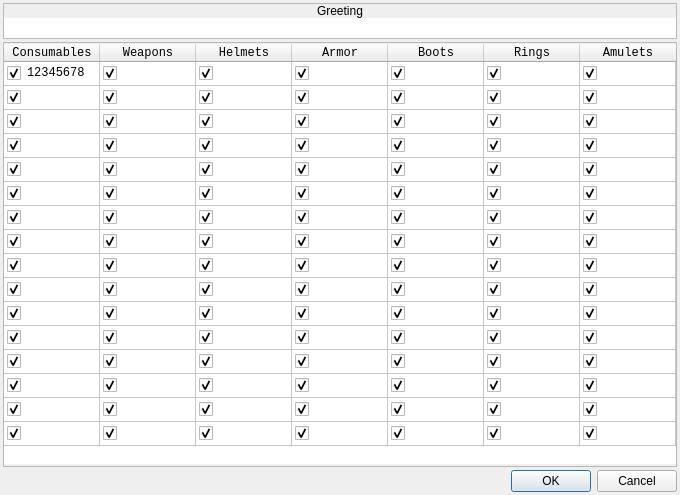
<?xml version="1.0" encoding="UTF-8"?>
<ui version="4.0">
 <class>ConfigureEvent_ShowShopMenu</class>
 <widget class="QDialog" name="ConfigureEvent_ShowShopMenu">
  <property name="geometry">
   <rect>
    <x>0</x>
    <y>0</y>
    <width>680</width>
    <height>495</height>
   </rect>
  </property>
  <property name="windowTitle">
   <string>Show Shop Menu</string>
  </property>
  <property name="styleSheet">
   <string notr="true">.QFrame
{
	border: 1px solid palette(text);
}

.QFrame&gt;QLabel
{
	background-color: palette(text);
	color: palette(window);
}</string>
  </property>
  <layout class="QVBoxLayout" name="verticalLayout_2">
   <property name="spacing">
    <number>3</number>
   </property>
   <property name="leftMargin">
    <number>3</number>
   </property>
   <property name="topMargin">
    <number>3</number>
   </property>
   <property name="rightMargin">
    <number>3</number>
   </property>
   <property name="bottomMargin">
    <number>3</number>
   </property>
   <item>
    <widget class="QFrame" name="frame">
     <property name="sizePolicy">
      <sizepolicy hsizetype="Preferred" vsizetype="Fixed">
       <horstretch>0</horstretch>
       <verstretch>0</verstretch>
      </sizepolicy>
     </property>
     <property name="frameShape">
      <enum>QFrame::StyledPanel</enum>
     </property>
     <property name="frameShadow">
      <enum>QFrame::Raised</enum>
     </property>
     <layout class="QVBoxLayout" name="verticalLayout">
      <property name="spacing">
       <number>0</number>
      </property>
      <property name="leftMargin">
       <number>0</number>
      </property>
      <property name="topMargin">
       <number>0</number>
      </property>
      <property name="rightMargin">
       <number>0</number>
      </property>
      <property name="bottomMargin">
       <number>0</number>
      </property>
      <item>
       <widget class="QLabel" name="label">
        <property name="sizePolicy">
         <sizepolicy hsizetype="Preferred" vsizetype="Fixed">
          <horstretch>0</horstretch>
          <verstretch>0</verstretch>
         </sizepolicy>
        </property>
        <property name="text">
         <string>Greeting</string>
        </property>
        <property name="alignment">
         <set>Qt::AlignCenter</set>
        </property>
       </widget>
      </item>
      <item>
       <widget class="QWidget" name="widget" native="true">
        <layout class="QHBoxLayout" name="horizontalLayout_10">
         <property name="spacing">
          <number>0</number>
         </property>
         <property name="leftMargin">
          <number>0</number>
         </property>
         <property name="topMargin">
          <number>0</number>
         </property>
         <property name="rightMargin">
          <number>0</number>
         </property>
         <property name="bottomMargin">
          <number>0</number>
         </property>
         <item>
          <widget class="QLineEdit" name="txtGreeting">
           <property name="font">
            <font>
             <family>Monospace</family>
            </font>
           </property>
           <property name="maxLength">
            <number>24</number>
           </property>
           <property name="frame">
            <bool>false</bool>
           </property>
          </widget>
         </item>
        </layout>
       </widget>
      </item>
     </layout>
    </widget>
   </item>
   <item>
    <widget class="QFrame" name="frame_2">
     <property name="frameShape">
      <enum>QFrame::StyledPanel</enum>
     </property>
     <property name="frameShadow">
      <enum>QFrame::Raised</enum>
     </property>
     <layout class="QHBoxLayout" name="horizontalLayout">
      <property name="spacing">
       <number>0</number>
      </property>
      <property name="leftMargin">
       <number>0</number>
      </property>
      <property name="topMargin">
       <number>0</number>
      </property>
      <property name="rightMargin">
       <number>0</number>
      </property>
      <property name="bottomMargin">
       <number>0</number>
      </property>
      <item>
       <widget class="QTableWidget" name="tblItems">
        <property name="minimumSize">
         <size>
          <width>672</width>
          <height>420</height>
         </size>
        </property>
        <property name="maximumSize">
         <size>
          <width>672</width>
          <height>420</height>
         </size>
        </property>
        <property name="font">
         <font>
          <family>Monospace</family>
         </font>
        </property>
        <property name="frameShape">
         <enum>QFrame::NoFrame</enum>
        </property>
        <property name="verticalScrollBarPolicy">
         <enum>Qt::ScrollBarAlwaysOff</enum>
        </property>
        <property name="horizontalScrollBarPolicy">
         <enum>Qt::ScrollBarAlwaysOff</enum>
        </property>
        <property name="selectionMode">
         <enum>QAbstractItemView::NoSelection</enum>
        </property>
        <attribute name="horizontalHeaderMinimumSectionSize">
         <number>96</number>
        </attribute>
        <attribute name="horizontalHeaderDefaultSectionSize">
         <number>96</number>
        </attribute>
        <attribute name="verticalHeaderVisible">
         <bool>false</bool>
        </attribute>
        <attribute name="verticalHeaderMinimumSectionSize">
         <number>24</number>
        </attribute>
        <attribute name="verticalHeaderDefaultSectionSize">
         <number>24</number>
        </attribute>
        <attribute name="verticalHeaderHighlightSections">
         <bool>false</bool>
        </attribute>
        <row>
         <property name="text">
          <string>1</string>
         </property>
        </row>
        <row>
         <property name="text">
          <string>2</string>
         </property>
        </row>
        <row>
         <property name="text">
          <string>3</string>
         </property>
        </row>
        <row>
         <property name="text">
          <string>4</string>
         </property>
        </row>
        <row>
         <property name="text">
          <string>5</string>
         </property>
        </row>
        <row>
         <property name="text">
          <string>6</string>
         </property>
        </row>
        <row>
         <property name="text">
          <string>7</string>
         </property>
        </row>
        <row>
         <property name="text">
          <string>8</string>
         </property>
        </row>
        <row>
         <property name="text">
          <string>9</string>
         </property>
        </row>
        <row>
         <property name="text">
          <string>10</string>
         </property>
        </row>
        <row>
         <property name="text">
          <string>11</string>
         </property>
        </row>
        <row>
         <property name="text">
          <string>12</string>
         </property>
        </row>
        <row>
         <property name="text">
          <string>13</string>
         </property>
        </row>
        <row>
         <property name="text">
          <string>14</string>
         </property>
        </row>
        <row>
         <property name="text">
          <string>15</string>
         </property>
        </row>
        <row>
         <property name="text">
          <string>16</string>
         </property>
        </row>
        <column>
         <property name="text">
          <string>Consumables</string>
         </property>
        </column>
        <column>
         <property name="text">
          <string>Weapons</string>
         </property>
        </column>
        <column>
         <property name="text">
          <string>Helmets</string>
         </property>
        </column>
        <column>
         <property name="text">
          <string>Armor</string>
         </property>
        </column>
        <column>
         <property name="text">
          <string>Boots</string>
         </property>
        </column>
        <column>
         <property name="text">
          <string>Rings</string>
         </property>
        </column>
        <column>
         <property name="text">
          <string>Amulets</string>
         </property>
        </column>
        <item row="0" column="0">
         <property name="text">
          <string>12345678</string>
         </property>
         <property name="checkState">
          <enum>Checked</enum>
         </property>
        </item>
        <item row="0" column="1">
         <property name="text">
          <string/>
         </property>
         <property name="checkState">
          <enum>Checked</enum>
         </property>
        </item>
        <item row="0" column="2">
         <property name="text">
          <string/>
         </property>
         <property name="checkState">
          <enum>Checked</enum>
         </property>
        </item>
        <item row="0" column="3">
         <property name="text">
          <string/>
         </property>
         <property name="checkState">
          <enum>Checked</enum>
         </property>
        </item>
        <item row="0" column="4">
         <property name="text">
          <string/>
         </property>
         <property name="checkState">
          <enum>Checked</enum>
         </property>
        </item>
        <item row="0" column="5">
         <property name="text">
          <string/>
         </property>
         <property name="checkState">
          <enum>Checked</enum>
         </property>
        </item>
        <item row="0" column="6">
         <property name="text">
          <string/>
         </property>
         <property name="checkState">
          <enum>Checked</enum>
         </property>
        </item>
        <item row="1" column="0">
         <property name="text">
          <string/>
         </property>
         <property name="checkState">
          <enum>Checked</enum>
         </property>
        </item>
        <item row="1" column="1">
         <property name="text">
          <string/>
         </property>
         <property name="checkState">
          <enum>Checked</enum>
         </property>
        </item>
        <item row="1" column="2">
         <property name="text">
          <string/>
         </property>
         <property name="checkState">
          <enum>Checked</enum>
         </property>
        </item>
        <item row="1" column="3">
         <property name="text">
          <string/>
         </property>
         <property name="checkState">
          <enum>Checked</enum>
         </property>
        </item>
        <item row="1" column="4">
         <property name="text">
          <string/>
         </property>
         <property name="checkState">
          <enum>Checked</enum>
         </property>
        </item>
        <item row="1" column="5">
         <property name="text">
          <string/>
         </property>
         <property name="checkState">
          <enum>Checked</enum>
         </property>
        </item>
        <item row="1" column="6">
         <property name="text">
          <string/>
         </property>
         <property name="checkState">
          <enum>Checked</enum>
         </property>
        </item>
        <item row="2" column="0">
         <property name="text">
          <string/>
         </property>
         <property name="checkState">
          <enum>Checked</enum>
         </property>
        </item>
        <item row="2" column="1">
         <property name="text">
          <string/>
         </property>
         <property name="checkState">
          <enum>Checked</enum>
         </property>
        </item>
        <item row="2" column="2">
         <property name="text">
          <string/>
         </property>
         <property name="checkState">
          <enum>Checked</enum>
         </property>
        </item>
        <item row="2" column="3">
         <property name="text">
          <string/>
         </property>
         <property name="checkState">
          <enum>Checked</enum>
         </property>
        </item>
        <item row="2" column="4">
         <property name="text">
          <string/>
         </property>
         <property name="checkState">
          <enum>Checked</enum>
         </property>
        </item>
        <item row="2" column="5">
         <property name="text">
          <string/>
         </property>
         <property name="checkState">
          <enum>Checked</enum>
         </property>
        </item>
        <item row="2" column="6">
         <property name="text">
          <string/>
         </property>
         <property name="checkState">
          <enum>Checked</enum>
         </property>
        </item>
        <item row="3" column="0">
         <property name="text">
          <string/>
         </property>
         <property name="checkState">
          <enum>Checked</enum>
         </property>
        </item>
        <item row="3" column="1">
         <property name="text">
          <string/>
         </property>
         <property name="checkState">
          <enum>Checked</enum>
         </property>
        </item>
        <item row="3" column="2">
         <property name="text">
          <string/>
         </property>
         <property name="checkState">
          <enum>Checked</enum>
         </property>
        </item>
        <item row="3" column="3">
         <property name="text">
          <string/>
         </property>
         <property name="checkState">
          <enum>Checked</enum>
         </property>
        </item>
        <item row="3" column="4">
         <property name="text">
          <string/>
         </property>
         <property name="checkState">
          <enum>Checked</enum>
         </property>
        </item>
        <item row="3" column="5">
         <property name="text">
          <string/>
         </property>
         <property name="checkState">
          <enum>Checked</enum>
         </property>
        </item>
        <item row="3" column="6">
         <property name="text">
          <string/>
         </property>
         <property name="checkState">
          <enum>Checked</enum>
         </property>
        </item>
        <item row="4" column="0">
         <property name="text">
          <string/>
         </property>
         <property name="checkState">
          <enum>Checked</enum>
         </property>
        </item>
        <item row="4" column="1">
         <property name="text">
          <string/>
         </property>
         <property name="checkState">
          <enum>Checked</enum>
         </property>
        </item>
        <item row="4" column="2">
         <property name="text">
          <string/>
         </property>
         <property name="checkState">
          <enum>Checked</enum>
         </property>
        </item>
        <item row="4" column="3">
         <property name="text">
          <string/>
         </property>
         <property name="checkState">
          <enum>Checked</enum>
         </property>
        </item>
        <item row="4" column="4">
         <property name="text">
          <string/>
         </property>
         <property name="checkState">
          <enum>Checked</enum>
         </property>
        </item>
        <item row="4" column="5">
         <property name="text">
          <string/>
         </property>
         <property name="checkState">
          <enum>Checked</enum>
         </property>
        </item>
        <item row="4" column="6">
         <property name="text">
          <string/>
         </property>
         <property name="checkState">
          <enum>Checked</enum>
         </property>
        </item>
        <item row="5" column="0">
         <property name="text">
          <string/>
         </property>
         <property name="checkState">
          <enum>Checked</enum>
         </property>
        </item>
        <item row="5" column="1">
         <property name="text">
          <string/>
         </property>
         <property name="checkState">
          <enum>Checked</enum>
         </property>
        </item>
        <item row="5" column="2">
         <property name="text">
          <string/>
         </property>
         <property name="checkState">
          <enum>Checked</enum>
         </property>
        </item>
        <item row="5" column="3">
         <property name="text">
          <string/>
         </property>
         <property name="checkState">
          <enum>Checked</enum>
         </property>
        </item>
        <item row="5" column="4">
         <property name="text">
          <string/>
         </property>
         <property name="checkState">
          <enum>Checked</enum>
         </property>
        </item>
        <item row="5" column="5">
         <property name="text">
          <string/>
         </property>
         <property name="checkState">
          <enum>Checked</enum>
         </property>
        </item>
        <item row="5" column="6">
         <property name="text">
          <string/>
         </property>
         <property name="checkState">
          <enum>Checked</enum>
         </property>
        </item>
        <item row="6" column="0">
         <property name="text">
          <string/>
         </property>
         <property name="checkState">
          <enum>Checked</enum>
         </property>
        </item>
        <item row="6" column="1">
         <property name="text">
          <string/>
         </property>
         <property name="checkState">
          <enum>Checked</enum>
         </property>
        </item>
        <item row="6" column="2">
         <property name="text">
          <string/>
         </property>
         <property name="checkState">
          <enum>Checked</enum>
         </property>
        </item>
        <item row="6" column="3">
         <property name="text">
          <string/>
         </property>
         <property name="checkState">
          <enum>Checked</enum>
         </property>
        </item>
        <item row="6" column="4">
         <property name="text">
          <string/>
         </property>
         <property name="checkState">
          <enum>Checked</enum>
         </property>
        </item>
        <item row="6" column="5">
         <property name="text">
          <string/>
         </property>
         <property name="checkState">
          <enum>Checked</enum>
         </property>
        </item>
        <item row="6" column="6">
         <property name="text">
          <string/>
         </property>
         <property name="checkState">
          <enum>Checked</enum>
         </property>
        </item>
        <item row="7" column="0">
         <property name="text">
          <string/>
         </property>
         <property name="checkState">
          <enum>Checked</enum>
         </property>
        </item>
        <item row="7" column="1">
         <property name="text">
          <string/>
         </property>
         <property name="checkState">
          <enum>Checked</enum>
         </property>
        </item>
        <item row="7" column="2">
         <property name="text">
          <string/>
         </property>
         <property name="checkState">
          <enum>Checked</enum>
         </property>
        </item>
        <item row="7" column="3">
         <property name="text">
          <string/>
         </property>
         <property name="checkState">
          <enum>Checked</enum>
         </property>
        </item>
        <item row="7" column="4">
         <property name="text">
          <string/>
         </property>
         <property name="checkState">
          <enum>Checked</enum>
         </property>
        </item>
        <item row="7" column="5">
         <property name="text">
          <string/>
         </property>
         <property name="checkState">
          <enum>Checked</enum>
         </property>
        </item>
        <item row="7" column="6">
         <property name="text">
          <string/>
         </property>
         <property name="checkState">
          <enum>Checked</enum>
         </property>
        </item>
        <item row="8" column="0">
         <property name="text">
          <string/>
         </property>
         <property name="checkState">
          <enum>Checked</enum>
         </property>
        </item>
        <item row="8" column="1">
         <property name="text">
          <string/>
         </property>
         <property name="checkState">
          <enum>Checked</enum>
         </property>
        </item>
        <item row="8" column="2">
         <property name="text">
          <string/>
         </property>
         <property name="checkState">
          <enum>Checked</enum>
         </property>
        </item>
        <item row="8" column="3">
         <property name="text">
          <string/>
         </property>
         <property name="checkState">
          <enum>Checked</enum>
         </property>
        </item>
        <item row="8" column="4">
         <property name="text">
          <string/>
         </property>
         <property name="checkState">
          <enum>Checked</enum>
         </property>
        </item>
        <item row="8" column="5">
         <property name="text">
          <string/>
         </property>
         <property name="checkState">
          <enum>Checked</enum>
         </property>
        </item>
        <item row="8" column="6">
         <property name="text">
          <string/>
         </property>
         <property name="checkState">
          <enum>Checked</enum>
         </property>
        </item>
        <item row="9" column="0">
         <property name="text">
          <string/>
         </property>
         <property name="checkState">
          <enum>Checked</enum>
         </property>
        </item>
        <item row="9" column="1">
         <property name="text">
          <string/>
         </property>
         <property name="checkState">
          <enum>Checked</enum>
         </property>
        </item>
        <item row="9" column="2">
         <property name="text">
          <string/>
         </property>
         <property name="checkState">
          <enum>Checked</enum>
         </property>
        </item>
        <item row="9" column="3">
         <property name="text">
          <string/>
         </property>
         <property name="checkState">
          <enum>Checked</enum>
         </property>
        </item>
        <item row="9" column="4">
         <property name="text">
          <string/>
         </property>
         <property name="checkState">
          <enum>Checked</enum>
         </property>
        </item>
        <item row="9" column="5">
         <property name="text">
          <string/>
         </property>
         <property name="checkState">
          <enum>Checked</enum>
         </property>
        </item>
        <item row="9" column="6">
         <property name="text">
          <string/>
         </property>
         <property name="checkState">
          <enum>Checked</enum>
         </property>
        </item>
        <item row="10" column="0">
         <property name="text">
          <string/>
         </property>
         <property name="checkState">
          <enum>Checked</enum>
         </property>
        </item>
        <item row="10" column="1">
         <property name="text">
          <string/>
         </property>
         <property name="checkState">
          <enum>Checked</enum>
         </property>
        </item>
        <item row="10" column="2">
         <property name="text">
          <string/>
         </property>
         <property name="checkState">
          <enum>Checked</enum>
         </property>
        </item>
        <item row="10" column="3">
         <property name="text">
          <string/>
         </property>
         <property name="checkState">
          <enum>Checked</enum>
         </property>
        </item>
        <item row="10" column="4">
         <property name="text">
          <string/>
         </property>
         <property name="checkState">
          <enum>Checked</enum>
         </property>
        </item>
        <item row="10" column="5">
         <property name="text">
          <string/>
         </property>
         <property name="checkState">
          <enum>Checked</enum>
         </property>
        </item>
        <item row="10" column="6">
         <property name="text">
          <string/>
         </property>
         <property name="checkState">
          <enum>Checked</enum>
         </property>
        </item>
        <item row="11" column="0">
         <property name="text">
          <string/>
         </property>
         <property name="checkState">
          <enum>Checked</enum>
         </property>
        </item>
        <item row="11" column="1">
         <property name="text">
          <string/>
         </property>
         <property name="checkState">
          <enum>Checked</enum>
         </property>
        </item>
        <item row="11" column="2">
         <property name="text">
          <string/>
         </property>
         <property name="checkState">
          <enum>Checked</enum>
         </property>
        </item>
        <item row="11" column="3">
         <property name="text">
          <string/>
         </property>
         <property name="checkState">
          <enum>Checked</enum>
         </property>
        </item>
        <item row="11" column="4">
         <property name="text">
          <string/>
         </property>
         <property name="checkState">
          <enum>Checked</enum>
         </property>
        </item>
        <item row="11" column="5">
         <property name="text">
          <string/>
         </property>
         <property name="checkState">
          <enum>Checked</enum>
         </property>
        </item>
        <item row="11" column="6">
         <property name="text">
          <string/>
         </property>
         <property name="checkState">
          <enum>Checked</enum>
         </property>
        </item>
        <item row="12" column="0">
         <property name="text">
          <string/>
         </property>
         <property name="checkState">
          <enum>Checked</enum>
         </property>
        </item>
        <item row="12" column="1">
         <property name="text">
          <string/>
         </property>
         <property name="checkState">
          <enum>Checked</enum>
         </property>
        </item>
        <item row="12" column="2">
         <property name="text">
          <string/>
         </property>
         <property name="checkState">
          <enum>Checked</enum>
         </property>
        </item>
        <item row="12" column="3">
         <property name="text">
          <string/>
         </property>
         <property name="checkState">
          <enum>Checked</enum>
         </property>
        </item>
        <item row="12" column="4">
         <property name="text">
          <string/>
         </property>
         <property name="checkState">
          <enum>Checked</enum>
         </property>
        </item>
        <item row="12" column="5">
         <property name="text">
          <string/>
         </property>
         <property name="checkState">
          <enum>Checked</enum>
         </property>
        </item>
        <item row="12" column="6">
         <property name="text">
          <string/>
         </property>
         <property name="checkState">
          <enum>Checked</enum>
         </property>
        </item>
        <item row="13" column="0">
         <property name="text">
          <string/>
         </property>
         <property name="checkState">
          <enum>Checked</enum>
         </property>
        </item>
        <item row="13" column="1">
         <property name="text">
          <string/>
         </property>
         <property name="checkState">
          <enum>Checked</enum>
         </property>
        </item>
        <item row="13" column="2">
         <property name="text">
          <string/>
         </property>
         <property name="checkState">
          <enum>Checked</enum>
         </property>
        </item>
        <item row="13" column="3">
         <property name="text">
          <string/>
         </property>
         <property name="checkState">
          <enum>Checked</enum>
         </property>
        </item>
        <item row="13" column="4">
         <property name="text">
          <string/>
         </property>
         <property name="checkState">
          <enum>Checked</enum>
         </property>
        </item>
        <item row="13" column="5">
         <property name="text">
          <string/>
         </property>
         <property name="checkState">
          <enum>Checked</enum>
         </property>
        </item>
        <item row="13" column="6">
         <property name="text">
          <string/>
         </property>
         <property name="checkState">
          <enum>Checked</enum>
         </property>
        </item>
        <item row="14" column="0">
         <property name="checkState">
          <enum>Checked</enum>
         </property>
        </item>
        <item row="14" column="1">
         <property name="checkState">
          <enum>Checked</enum>
         </property>
        </item>
        <item row="14" column="2">
         <property name="checkState">
          <enum>Checked</enum>
         </property>
        </item>
        <item row="14" column="3">
         <property name="checkState">
          <enum>Checked</enum>
         </property>
        </item>
        <item row="14" column="4">
         <property name="checkState">
          <enum>Checked</enum>
         </property>
        </item>
        <item row="14" column="5">
         <property name="checkState">
          <enum>Checked</enum>
         </property>
        </item>
        <item row="14" column="6">
         <property name="checkState">
          <enum>Checked</enum>
         </property>
        </item>
        <item row="15" column="0">
         <property name="text">
          <string/>
         </property>
         <property name="checkState">
          <enum>Checked</enum>
         </property>
        </item>
        <item row="15" column="1">
         <property name="text">
          <string/>
         </property>
         <property name="checkState">
          <enum>Checked</enum>
         </property>
        </item>
        <item row="15" column="2">
         <property name="text">
          <string/>
         </property>
         <property name="checkState">
          <enum>Checked</enum>
         </property>
        </item>
        <item row="15" column="3">
         <property name="text">
          <string/>
         </property>
         <property name="checkState">
          <enum>Checked</enum>
         </property>
        </item>
        <item row="15" column="4">
         <property name="text">
          <string/>
         </property>
         <property name="checkState">
          <enum>Checked</enum>
         </property>
        </item>
        <item row="15" column="5">
         <property name="text">
          <string/>
         </property>
         <property name="checkState">
          <enum>Checked</enum>
         </property>
        </item>
        <item row="15" column="6">
         <property name="text">
          <string/>
         </property>
         <property name="checkState">
          <enum>Checked</enum>
         </property>
        </item>
       </widget>
      </item>
     </layout>
    </widget>
   </item>
   <item>
    <widget class="QDialogButtonBox" name="buttonBox">
     <property name="orientation">
      <enum>Qt::Horizontal</enum>
     </property>
     <property name="standardButtons">
      <set>QDialogButtonBox::Cancel|QDialogButtonBox::Ok</set>
     </property>
    </widget>
   </item>
  </layout>
 </widget>
 <resources/>
 <connections>
  <connection>
   <sender>buttonBox</sender>
   <signal>accepted()</signal>
   <receiver>ConfigureEvent_ShowShopMenu</receiver>
   <slot>accept()</slot>
   <hints>
    <hint type="sourcelabel">
     <x>248</x>
     <y>254</y>
    </hint>
    <hint type="destinationlabel">
     <x>157</x>
     <y>274</y>
    </hint>
   </hints>
  </connection>
  <connection>
   <sender>buttonBox</sender>
   <signal>rejected()</signal>
   <receiver>ConfigureEvent_ShowShopMenu</receiver>
   <slot>reject()</slot>
   <hints>
    <hint type="sourcelabel">
     <x>316</x>
     <y>260</y>
    </hint>
    <hint type="destinationlabel">
     <x>286</x>
     <y>274</y>
    </hint>
   </hints>
  </connection>
 </connections>
</ui>
